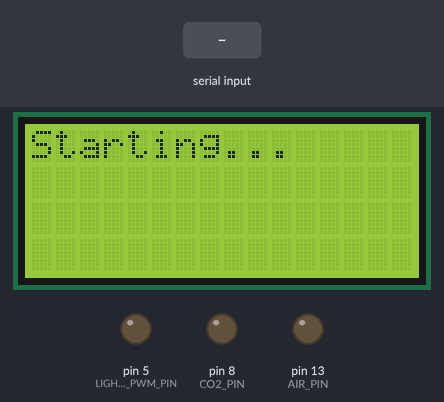
Simulated run of this sketch. Board: Arduino Uno, built with avr-gcc and run on an emulated ATmega328P. Parts: 16×4 character LCD, output pins drawn as LEDs (lit = HIGH). Inputs (shaded band) come from the test bench. The local clock reads 2024-03-15 10:24:30 at power-on unless the sketch sets it; what the sketch prints to the serial monitor is not drawn.

Above: at 0.1 s.
At 1.1 s:
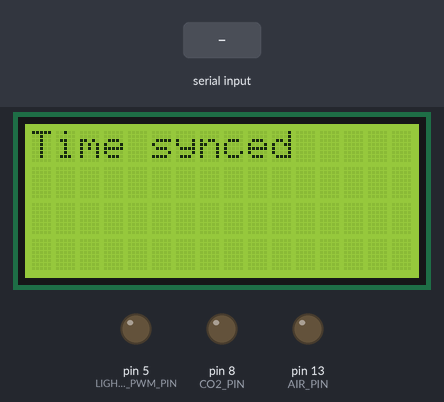
At 4.2 s:
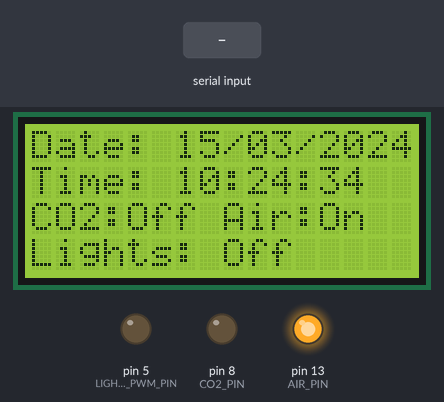
4.3 s: "90,45,200,10\n" received over Serial
Timing chart, 0 to 7.3 s (numbered marks = the images above; inputs shaded):
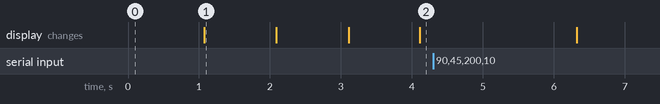

The sketch:

aquarium-controller.ino
```cpp
#include <Time.h>          // https://www.pjrc.com/teensy/td_libs_Time.html
#include <TimeLib.h>
#include <TimeAlarms.h>    // https://www.pjrc.com/teensy/td_libs_TimeAlarms.html
#include <LiquidCrystal.h> // https://www.arduino.cc/en/Reference/LiquidCrystal
#include <Streaming.h>     // http://arduiniana.org/libraries/streaming/
#include <DS1302RTC.h>     // http://playground.arduino.cc/Main/DS1302RTC

// Setup RTC pins:
//            CE, IO, CLK
DS1302RTC RTC(11, 10, 9);

/*----------------------------------------------------------------------*
 * Set the date and time by entering the following on the Arduino       *
 * serial monitor:                                                      *
 *    year,month,day,hour,minute,second,                                *
 *                                                                      *
 * Where                                                                *
 *    year can be two or four digits,                                   *
 *    month is 1-12,                                                    *
 *    day is 1-31,                                                      *
 *    hour is 0-23, and                                                 *
 *    minute and second are 0-59.                                       *
 *                                                                      *
 * Entering the final comma delimiter (after "second") will avoid a     *
 * one-second timeout and will allow the RTC to be set more accurately. *
 *                                                                      *
 * No validity checking is done, invalid values or incomplete syntax    *
 * in the input will result in an incorrect RTC setting.                *
 *                                                                      *
 *----------------------------------------------------------------------*/

// Initialize the display with the numbers of the interface pins:
//                RS EN D4 D5 D6 D7
LiquidCrystal lcd(6, 12, 7, 2, 3, 4);

const int LIGHTS_PWM_PIN = 5;
const int CO2_PIN = 8;
const int AIR_PIN = 13;

const int CO2_ON_HOUR = 12;
const int CO2_ON_MINUTE = 1;
const int CO2_OFF_HOUR = 22;
const int CO2_OFF_MINUTE = 1;
String CO2_STATE = "Off";

const int AIR_ON_HOUR = 10;
const int AIR_ON_MINUTE = 1;
const int AIR_OFF_HOUR = 12;
const int AIR_OFF_MINUTE = 1;
String AIR_STATE = "Off";

const int LIGHTS_ON_HOUR = 13;
const int LIGHTS_ON_MINUTE = 1;
const int LIGHTS_OFF_HOUR = 22;
const int LIGHTS_OFF_MINUTE = 31;

// This is the number of milliseconds between each increment of brightness when ramping
// E.g a value of 7000 means 7x255 is roughly 30 minutes of ramp
const long MILLIS_PER_INCREMENT = 7000; // Roughly 30 minutes

bool LIGHTS_ON = false;
// Max brightness is 255
int currentBrightness = 0;

const long SCREEN_REFRESH_INTERVAL = 10000;

bool INITIALISED_SUCCESS = false;

void setup() {
  // put your setup code here, to run once:

  Serial.begin(115200);

  pinMode(LIGHTS_PWM_PIN, OUTPUT);
  digitalWrite(LIGHTS_PWM_PIN, LOW);
  pinMode(CO2_PIN, OUTPUT);
  digitalWrite(CO2_PIN, LOW);
  pinMode(AIR_PIN, OUTPUT);
  digitalWrite(AIR_PIN, LOW);

  // set up the LCD's number of columns and rows:
  lcd.begin(16, 4);

  initialise();
}

void loop() {
  // put your main code here, to run repeatedly:
  Alarm.delay(0);
  readTimeFromSerial();

  if (INITIALISED_SUCCESS) {
    // Only write current time to serial and update lights and display every 1000ms
    static unsigned long since;
    if (millisHavePassedSince(1000, since)) {
      printDateTime(now());
      Serial << endl;
      handleLights();
      updateDisplay();
    }
  }
}

void initialise() {
  lcd.clear();
  lcd.setCursor(0, 0);
  lcd.print(F("Starting..."));

  if (!RTC.writeEN()) {
    Serial.println(F("The DS1302 is write protected. This normal."));
  }

  Alarm.delay(1000);

  if (RTC.haltRTC()) {
    lcd.setCursor(0, 1);
    lcd.print(F("RTC Stopped"));
    lcd.setCursor(0, 2);
    lcd.print(F("Init Failed!"));
    Serial.println(F("The DS1302 is stopped.  Please set time"));
  } else {
    // Print a message to the LCD.
    // Set the cursor to column 0, line 0
    // (note: line 1 is the second row, since counting begins with 0):
    lcd.clear();
    lcd.setCursor(0, 0);
    lcd.print(F("Clock Sync..."));
    Serial.println(F("Clock Sync..."));

    // setSyncProvider() causes the Time library to synchronize with the
    // external RTC by calling RTC.get() every five minutes by default.
    setSyncProvider(RTC.get);
    setSyncInterval(300);

    if (timeStatus() == timeSet) {
      lcd.clear();
      lcd.setCursor(0, 0);
      lcd.print(F("Time synced"));
      Serial.println(F("Time synced"));

      delay(1000);

      initialiseAlarms();
      initialiseCo2();
      initialiseAir();
      initialiseLights();

      lcd.setCursor(0, 2);
      lcd.print(F("Initialised"));
      Serial.println(F("Initialised"));

      INITIALISED_SUCCESS = true;

      delay(1000);
      lcd.clear();
    } else {
      Serial.println(F("Time Sync Failed"));
      lcd.setCursor(0, 1);
      lcd.print(F("Time Sync Failed"));
      lcd.setCursor(0, 2);
      lcd.print(F("Init Failed!"));
    }
  }
}

// We prefix 'since' with ampersand in order to use a pointer, rather than clone that parameter.
boolean millisHavePassedSince(unsigned long millisDelay, unsigned long &since) {
  unsigned long currentMillis = millis();

  if (since == NULL || currentMillis >= since + millisDelay) {
    since = currentMillis;
    return true;
  } else {
    return false;
  }
}

void initialiseAlarms() {

  // N.B by default the Alarms library only supports up to 6 alarms.
  // This limit can be extended by editing the library (apparently).

  static AlarmID_t lightsOnAlarm = Alarm.alarmRepeat(LIGHTS_ON_HOUR, LIGHTS_ON_MINUTE, 0, lightsOn);
  static AlarmID_t lightsOffAlarm = Alarm.alarmRepeat(LIGHTS_OFF_HOUR, LIGHTS_OFF_MINUTE, 0, lightsOff);
  static AlarmID_t airOnAlarm = Alarm.alarmRepeat(AIR_ON_HOUR, AIR_ON_MINUTE, 0, airOn);
  static AlarmID_t airOffAlarm = Alarm.alarmRepeat(AIR_OFF_HOUR, AIR_OFF_MINUTE, 0, airOff);
  static AlarmID_t co2OnAlarm = Alarm.alarmRepeat(CO2_ON_HOUR, CO2_ON_MINUTE, 0, co2On);
  static AlarmID_t co2OffAlarm = Alarm.alarmRepeat(CO2_OFF_HOUR, CO2_OFF_MINUTE, 0, co2Off);

  // We have to re-enable the existing alarms every time we set the time for some reason.
  Alarm.enable(lightsOnAlarm);
  Alarm.enable(lightsOffAlarm);
  Alarm.enable(airOnAlarm);
  Alarm.enable(airOffAlarm);
  Alarm.enable(co2OnAlarm);
  Alarm.enable(co2OffAlarm);

  lcd.setCursor(0, 1);
  lcd.print("Alarms set");
  Serial.println("Alarms set");
}

void readTimeFromSerial() {
  //check for input to set the RTC, minimum length is 12, i.e. yy,m,d,h,m,s
  if (Serial.available() >= 12) {
    time_t t;
    tmElements_t tm;
    //note that the tmElements_t Year member is an offset from 1970,
    //but the RTC wants the last two digits of the calendar year.
    //use the convenience macros from Time.h to do the conversions.
    int y = Serial.parseInt();
    if (y >= 100 && y < 1000) {
      Serial << F("Error: Year must be two digits or four digits!") << endl;
    } else {
      if (y >= 1000) {
        tm.Year = CalendarYrToTm(y);
      } else {   //(y < 100)
        tm.Year = y2kYearToTm(y);
      }
      tm.Month = Serial.parseInt();
      tm.Day = Serial.parseInt();
      tm.Hour = Serial.parseInt();
      tm.Minute = Serial.parseInt();
      tm.Second = Serial.parseInt();
      t = makeTime(tm);
      //use the time_t value to ensure correct weekday is set
      if (RTC.set(t) == 0) { // Success
        setTime(t);
        Serial << F("RTC set to: ");
        printDateTime(t);
        Serial << endl;
        if (timeStatus() == timeSet) {
          Serial.println(F("Time successfully synchronised!"));
          initialise();
        } else {
          Serial.println(F("Time not synchronised!"));
        }
      } else {
        Serial.println(F("RTC set failed!"));
      }
      //dump any extraneous input
      while (Serial.available() > 0) Serial.read();
    }
  }
}

//print date and time to Serial
void printDateTime(time_t t)
{
  printDate(t);
  Serial << ' ';
  printTime(t);
}

//print time to Serial
void printTime(time_t t)
{
  printI00(hour(t), ':');
  printI00(minute(t), ':');
  printI00(second(t), ' ');
}

//print date to Serial
void printDate(time_t t)
{
  printI00(day(t), 0);
  Serial << monthShortStr(month(t)) << _DEC(year(t));
}

//Print an integer in "00" format (with leading zero),
//followed by a delimiter character to Serial.
//Input value assumed to be between 0 and 99.
void printI00(int val, char delim)
{
  if (val < 10) Serial << '0';
  Serial << _DEC(val);
  if (delim > 0) Serial << delim;
  return;
}

void co2On() {
  digitalWrite(CO2_PIN, HIGH);
  CO2_STATE = "On ";
}

void co2Off() {
  digitalWrite(CO2_PIN, LOW);
  CO2_STATE = "Off";
}

void airOn() {
  digitalWrite(AIR_PIN, HIGH);
  AIR_STATE = "On ";
}

void airOff() {
  digitalWrite(AIR_PIN, LOW);
  AIR_STATE = "Off ";
}

void initialiseCo2() {
  int currentHour = hour();
  int currentMin = minute();
  if ((currentHour > CO2_ON_HOUR || (currentHour == CO2_ON_HOUR && currentMin >= CO2_ON_MINUTE))
      && (currentHour < CO2_OFF_HOUR || (currentHour == CO2_OFF_HOUR && currentMin < CO2_OFF_MINUTE))
     ) {
    co2On();
  } else {
    co2Off();
  }
}

void initialiseAir() {
  int currentHour = hour();
  int currentMin = minute();
  if ((currentHour > AIR_ON_HOUR || (currentHour == AIR_ON_HOUR && currentMin >= AIR_ON_MINUTE))
      && (currentHour < AIR_OFF_HOUR || (currentHour == AIR_OFF_HOUR && currentMin < AIR_OFF_MINUTE))
     ) {
    airOn();
  } else {
    airOff();
  }
}

void initialiseLights() {
  int currentHour = hour();
  int currentMin = minute();
  if ((currentHour > LIGHTS_ON_HOUR || (currentHour == LIGHTS_ON_HOUR && currentMin >= LIGHTS_ON_MINUTE))
      && (currentHour < LIGHTS_OFF_HOUR || (currentHour == LIGHTS_OFF_HOUR && currentMin < LIGHTS_OFF_MINUTE))
     ) {
    currentBrightness = 255;
    lightsOn();
  } else {
    currentBrightness = 0;
    lightsOff();
  }
  analogWrite(LIGHTS_PWM_PIN, currentBrightness);
}

void lightsOn() {
  LIGHTS_ON = true;
  Serial.println(F("Lights on"));
}

void lightsOff() {
  LIGHTS_ON = false;
  Serial.println(F("Lights off"));
}

void handleLights() {
  static unsigned long since;
  if (LIGHTS_ON) {
    Serial.print(F("Lights: On. Brightness: "));
    Serial.print(currentBrightness);
    Serial.print('\n');
    if (currentBrightness < 255) {
      if (millisHavePassedSince(MILLIS_PER_INCREMENT, since)) {
        currentBrightness++;
        analogWrite(LIGHTS_PWM_PIN, currentBrightness);
      }
    }
  } else {
    Serial.print(F("Lights: Off. Brightness: "));
    Serial.print(currentBrightness);
    Serial.print('\n');
    if (currentBrightness > 0) {
      if (millisHavePassedSince(MILLIS_PER_INCREMENT, since)) {
        currentBrightness--;
        analogWrite(LIGHTS_PWM_PIN, currentBrightness);
      }
    }
  }
}

// Prints the date & time to the display
void updateDisplay() {
  // Clear the display every so often
  static unsigned long since;
  if (millisHavePassedSince(SCREEN_REFRESH_INTERVAL, since)) {
    lcd.clear();
  }

  lcd.setCursor(0, 0);
  lcd.print(F("Date: "));
  printTwoDigits(day());
  lcd.print(F("/"));
  printTwoDigits(month());
  lcd.print(F("/"));
  lcd.print(year());

  lcd.setCursor(0, 1);
  lcd.print(F("Time: "));
  printTwoDigits(hour());
  lcd.print(F(":"));
  printTwoDigits(minute());
  lcd.print(F(":"));
  printTwoDigits(second());

  lcd.setCursor(0, 2);
  lcd.print(F("CO2:"));
  lcd.print(CO2_STATE);
  lcd.setCursor(8, 2);
  lcd.print(F("Air:"));
  lcd.print(AIR_STATE);

  lcd.setCursor(0, 3);
  lcd.print(F("Lights: "));
  if (currentBrightness == 255) {
    lcd.print(F("On "));
  } else if (currentBrightness == 0) {
    lcd.print(F("Off"));
  } else {
    printBrightness(currentBrightness);
  }
}

// Prefixes single digits with 0
void printTwoDigits(int number) {
  if (number >= 0 && number < 10) {
    lcd.print(F("0"));
  }
  lcd.print(number);
}

// Suffixes with spaces to clear trailing characters on the display.
void printBrightness(int brightness) {
  lcd.print(brightness);
  if (brightness >= 0 && brightness < 10) {
    lcd.print(F("  "));
  } else if (brightness < 100) {
    lcd.print(F(" "));
  }
}
```

Measured:
- what the display in image 1 shows lasts 1.0 s, from 1.1 s to 2.1 s
